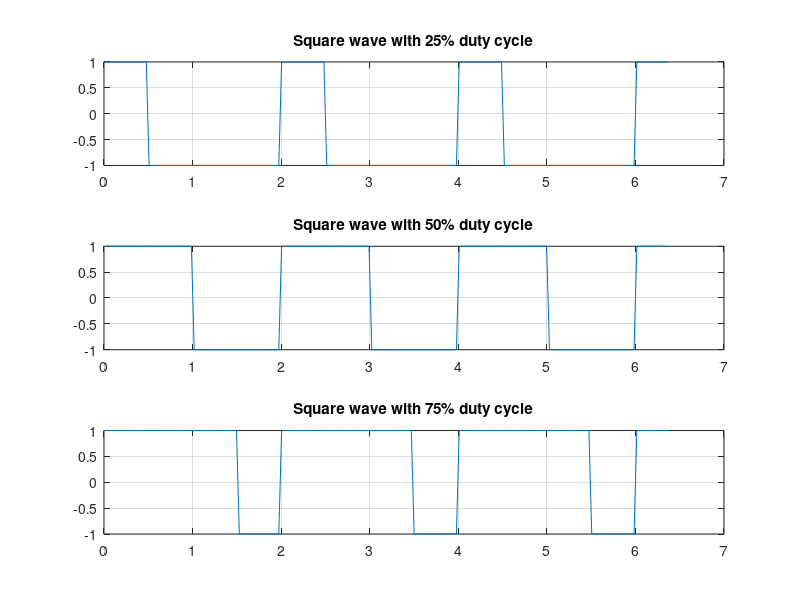

This figure's MATLAB source:
clear all
clc
t=0:0.1:20;
duty_cycle1 = 25; % in %
duty_cycle2 = 50; % in %
duty_cycle3 = 75; % in %
x1= square(t, duty_cycle1);
x2= square(t, duty_cycle2);
x3= square(t, duty_cycle3);

figure
subplot(3,1,1);
plot(t/pi,x1);
grid on
title("Square wave with 25% duty cycle");

subplot(3,1,2);
plot(t/pi,x2);
grid on
title("Square wave with 50% duty cycle");

subplot(3,1,3);
plot(t/pi,x3);
grid on
title("Square wave with 75% duty cycle");